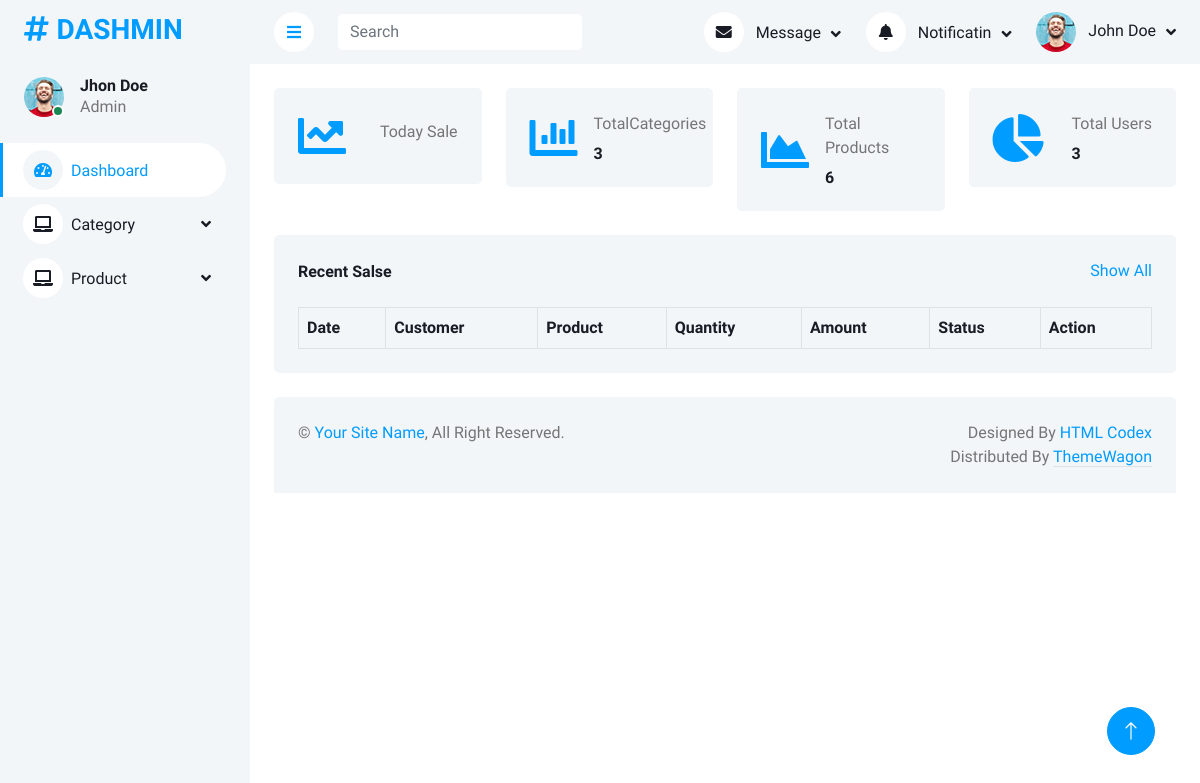
Before: /adminPanel/index.php (signed in) with the older database file.
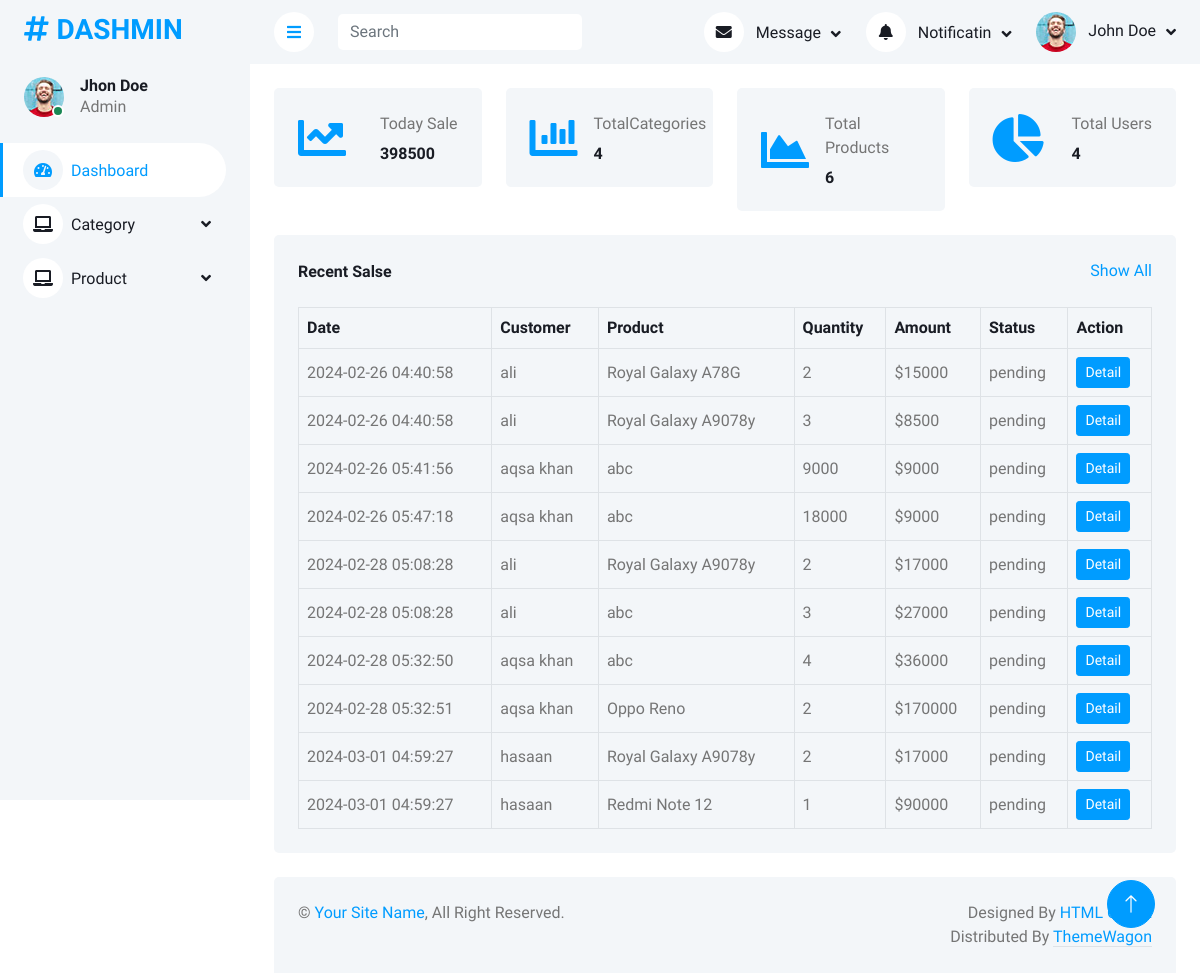
After: the same page with the newer database file.
### tables this page shows
CREATE TABLE `pendingorders` (
  `id` int(11) NOT NULL,
  `u_id` int(11) NOT NULL,
  `u_name` varchar(100) NOT NULL,
  `u_email` varchar(100) NOT NULL,
  `p_id` int(11) NOT NULL,
  `p_name` varchar(200) NOT NULL,
  `p_qty` int(11) NOT NULL,
  `p_price` int(11) NOT NULL,
  `dateTime` timestamp NOT NULL DEFAULT current_timestamp(),
  `status` varchar(100) NOT NULL DEFAULT 'pending'
);

### adminPanel/index.php (the view, shortened to what the changed rows need)
        <?php
        include('query.php');
        include('header.php');
        ?>
            <div class="container-fluid pt-4 px-4">
                <div class="row g-4">
                    <div class="col-sm-6 col-xl-3">
                        <div class="bg-light rounded d-flex align-items-center justify-content-between p-4">
                            <div class="ms-3">
                                <p class="mb-2">Today Sale</p>
                                <h6 class="mb-0"><?php
                                $query = $pdo->query("SELECT SUM(p_price) as 'totalprice' FROM pendingorders");
                                $query->execute();
                                $price = $query->fetch(PDO::FETCH_ASSOC);
                                echo $price['totalprice']
                                ?></h6>
                            </div>
                        </div>
                    </div>
                    <div class="col-sm-6 col-xl-3">
                        <div class="bg-light rounded d-flex align-items-center justify-content-between p-4">
                            <div class="ms-3">
                                <p class="mb-2">TotalCategories</p>
                                <h6 class="mb-0"><?php
                                $query = $pdo->query("SELECT COUNT(id) as 'totalCategories' FROM categories");
                                $query->execute();
                                $categories = $query->fetch(PDO::FETCH_ASSOC);
                                echo $categories['totalCategories']
                                ?></h6>
                            </div>
                        </div>
                    </div>
                    <div class="col-sm-6 col-xl-3">
                        <div class="bg-light rounded d-flex align-items-center justify-content-between p-4">
                            <div class="ms-3">
                                <p class="mb-2">Total Users</p>
                                <h6 class="mb-0"><?php
                                $query = $pdo->query("SELECT COUNT(id) as 'totalUsers' FROM users");
                                $query->execute();
                                $users = $query->fetch(PDO::FETCH_ASSOC);
                                echo $users['totalUsers']
                                ?></h6>
                            </div>
                        </div>
                    </div>
                </div>
            </div>
            <div class="container-fluid pt-4 px-4">
                <div class="bg-light text-center rounded p-4">
                    <div class="table-responsive">
                        <table class="table text-start align-middle table-bordered table-hover mb-0">
                            <thead>
                                <tr class="text-dark">
                                    <th scope="col">Date</th>
                                    <th scope="col">Customer</th>
                                    <th scope="col">Product</th>
                                    <th scope="col">Quantity</th>
                                    <th scope="col">Amount</th>
                                    <th scope="col">Status</th>
                                    <th scope="col">Action</th>
                                </tr>
                            </thead>
                            <tbody>
                                <?php
                                $query = $pdo->query("select * from pendingorders");
                               $allOrders =  $query->fetchAll(PDO::FETCH_ASSOC);
                                foreach( $allOrders as $order){
                                ?>
                                <tr>
                                    <td><?php echo $order['dateTime']?></td>
                                    <td><?php echo $order['u_name']?></td>
                                    <td><?php echo $order['p_name']?></td>
                                    <td><?php echo $order['p_qty']?></td>
                                    <td>$<?php echo $order['p_price']?></td>
                                    <td><?php echo  $order['status']?></td>
                                    <td><a class="btn btn-sm btn-primary" href="">Detail</a></td>
                                </tr>
                                <?php
                                }
                                ?>
                            </tbody>
                        </table>
                    </div>
                </div>
            </div>
<?php
include('footer.php');
?>

Changed rows visible on the page:
added pendingorders: dateTime "2024-02-26 04:40:58", u_name "ali", p_name "Royal Galaxy A78G", p_qty "2", p_price "15000", status "pending"
added pendingorders: dateTime "2024-02-26 04:40:58", u_name "ali", p_name "Royal Galaxy A9078y", p_qty "3", p_price "8500", status "pending"
added pendingorders: dateTime "2024-02-26 05:41:56", u_name "aqsa khan", p_name "abc", p_qty "9000", p_price "9000", status "pending"
added pendingorders: dateTime "2024-02-26 05:47:18", u_name "aqsa khan", p_name "abc", p_qty "18000", p_price "9000", status "pending"
added pendingorders: dateTime "2024-02-28 05:08:28", u_name "ali", p_name "Royal Galaxy A9078y", p_qty "2", p_price "17000", status "pending"
added pendingorders: dateTime "2024-02-28 05:08:28", u_name "ali", p_name "abc", p_qty "3", p_price "27000", status "pending"
added pendingorders: dateTime "2024-02-28 05:32:50", u_name "aqsa khan", p_name "abc", p_qty "4", p_price "36000", status "pending"
added pendingorders: dateTime "2024-02-28 05:32:51", u_name "aqsa khan", p_name "Oppo Reno", p_qty "2", p_price "170000", status "pending"
added pendingorders: dateTime "2024-03-01 04:59:27", u_name "hasaan", p_name "Royal Galaxy A9078y", p_qty "2", p_price "17000", status "pending"
added pendingorders: dateTime "2024-03-01 04:59:27", u_name "hasaan", p_name "Redmi Note 12", p_qty "1", p_price "90000", status "pending"
Other visible differences:
$price['totalprice']: (not shown) → "398500"
$categories['totalCategories']: "3" → "4"
$users['totalUsers']: "3" → "4"
